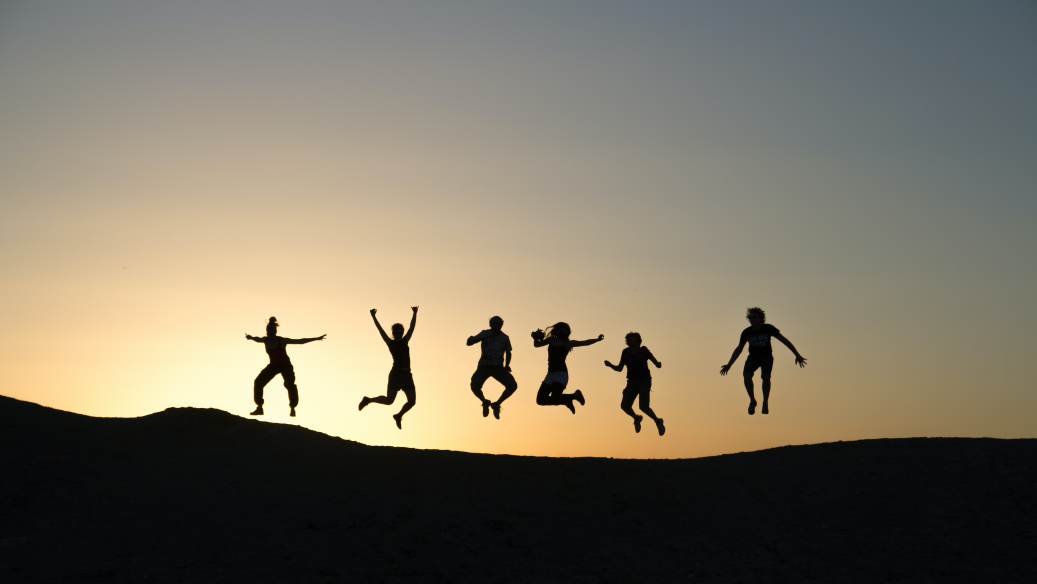
#> input picture Ekene.Udeozor/pythonProject/Image/jumping.jpg, 5184 x 2916 px (shown at 1/5 size)
$ python main.py
#> lines starting #> are read from the running program, lines starting #| are printed output that depends on the picture

import PIL
from PIL import Image
# function to resize image
# X represents resized image width, y represents desired height
# file_path is the original image directory
def main(file_path, x, y):
#> called with file_path = 'Image/jumping.jpg', x = 50, y = 50
    image = Image.open(file_path)
#> image is the input picture: PIL image 5184x2916 RGB; mean R, G, B 124.5, 117, 100.8
    print(image.size)
#| (5184, 2916)
    resized_image = image.resize((x, y))
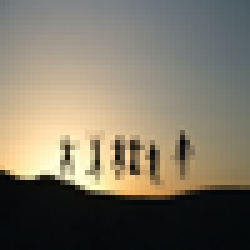
#> resized_image: PIL image 50x50 RGB (shown 5 times larger); mean R, G, B 124.4, 117, 100.8
    resized_image.save("resized_image.jpg")
# Calling the main function

main("Image/jumping.jpg", 50, 50)

$ run again, with Ekene.Udeozor/pythonProject/Image/MyPicture.jpg copied over Ekene.Udeozor/pythonProject/Image/jumping.jpg
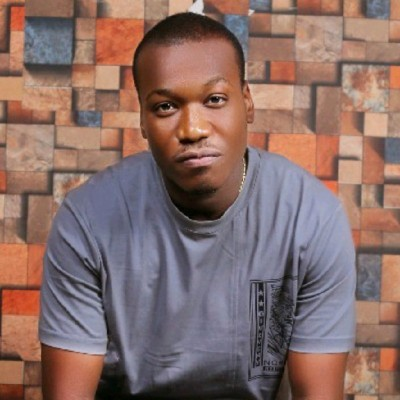
#> input picture Ekene.Udeozor/pythonProject/Image/MyPicture.jpg, 400 x 400 px
#> in main, image is the input picture: PIL image 400x400 RGB; mean R, G, B 137, 109.5, 104.4
#| (400, 400)
#> in main, `resized_image = image.resize((x, y))`:
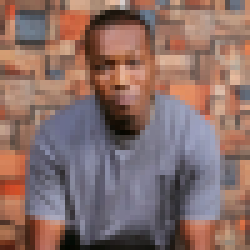
#> resized_image: PIL image 50x50 RGB (shown 5 times larger); mean R, G, B 137, 109.5, 104.4
